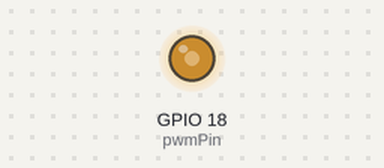
Simulated run of this program. Board: ESP32. Parts: output pins drawn as LEDs (lit = HIGH).

Above: at 0.05 s.
At 10.45 s:
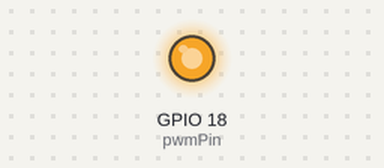
At 15.65 s:
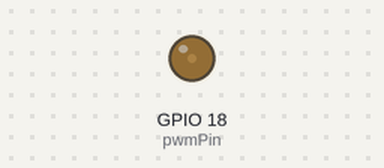
At 20.95 s:
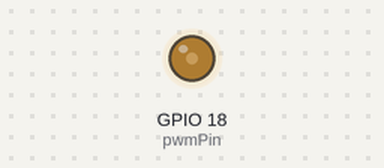
Timing chart, 0 to 33.8 s (numbered marks = the images above):
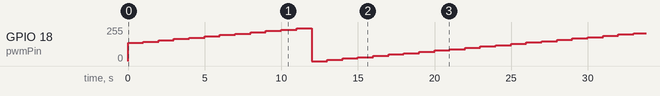

Measured:
- by itself, GPIO 18 (pwmPin): ramps from 0/255 to 249/255 and jumps back, once every 26.0 s

The program:

main.cpp
```cpp
#include <Esp.h>

// กำหนดค่าคงที่
const int pwmFreq = 50000;      // ความถี่ PWM 50 kHz
const int pwmChannel = 0;       // เลือกช่อง PWM (มีได้หลายช่อง)
const int pwmResolution = 8;    // ความละเอียด 8 บิต (ค่าที่ตั้งได้คือ 0-255)
const int pwmPin = 18;          // กำหนดขา GPIO ที่ใช้ PWM

// ตั้งค่าเริ่มต้น Duty Cycle (ค่าระหว่าง 0-255)
int dutyCycle = 127;  // ประมาณ 50%

void setup() {
  // ตั้งค่า PWM
  ledcSetup(pwmChannel, pwmFreq, pwmResolution);
  ledcAttachPin(pwmPin, pwmChannel);

  // กำหนดค่าเริ่มต้น Duty Cycle
  ledcWrite(pwmChannel, dutyCycle);
}

void loop() {
  // ตัวอย่าง: ปรับ Duty Cycle ทีละ 10 ทุกวินาที
  dutyCycle += 10;
  if (dutyCycle > 255) dutyCycle = 0;

  ledcWrite(pwmChannel, dutyCycle);
  delay(1000);
}
```
